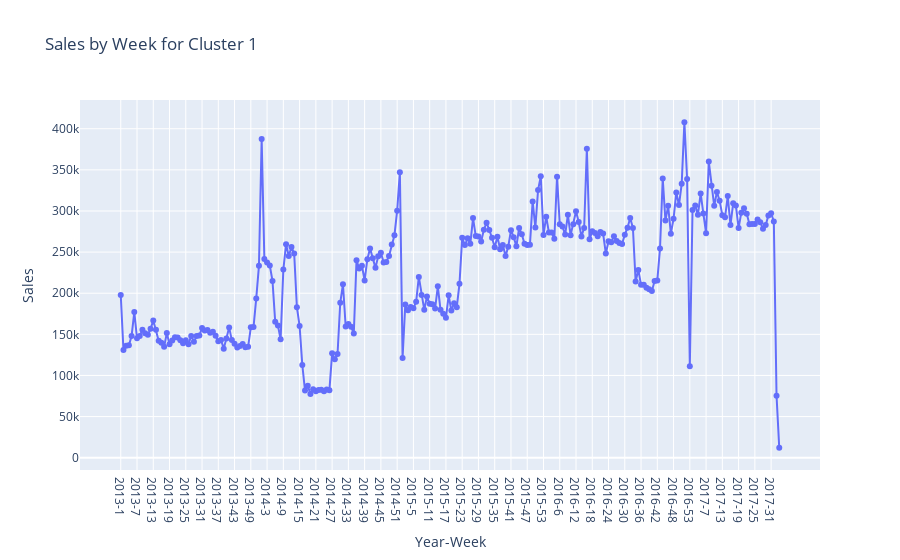

The cell this chart's notebook holds for it:
### Code cell
cluster_1 = weekly_sales[weekly_sales['cluster'] == 1]
cluster_1['year-week-datetime'] = cluster_1['year-week'].apply(lambda x: datetime.strptime(x + '-1', '%Y-%W-%w'))
cluster_1 = cluster_1.sort_values(by='year-week-datetime')

fig = go.Figure()

fig.add_trace(go.Scatter(x=cluster_1['year-week'], 
                         y=cluster_1['sales'], 
                         mode='lines+markers', 
                         name='Cluster 1'))

fig.update_layout(title='Sales by Week for Cluster 1',
                  xaxis_title='Year-Week',
                  yaxis_title='Sales',
                  xaxis=dict(type='category'))  # Ensure x-axis is treated as categorical

fig.show()

### Figure 1 — Plotly figure (JSON) as saved in the notebook; plotly's stock layout.template omitted (floating-point values rounded to 4 significant figures; data arrays with more than 128 entries replaced by an {"elided": "..."} marker saying what was removed)
{"data": [{"mode": "lines+markers", "name": "Cluster 1", "type": "scatter", "x": {"elided": "244 str values"}, "y": {"elided": "244 float values"}}], "layout": {"title": {"text": "Sales by Week for Cluster 1"}, "xaxis": {"title": {"text": "Year-Week"}, "type": "category"}, "yaxis": {"title": {"text": "Sales"}}}}
